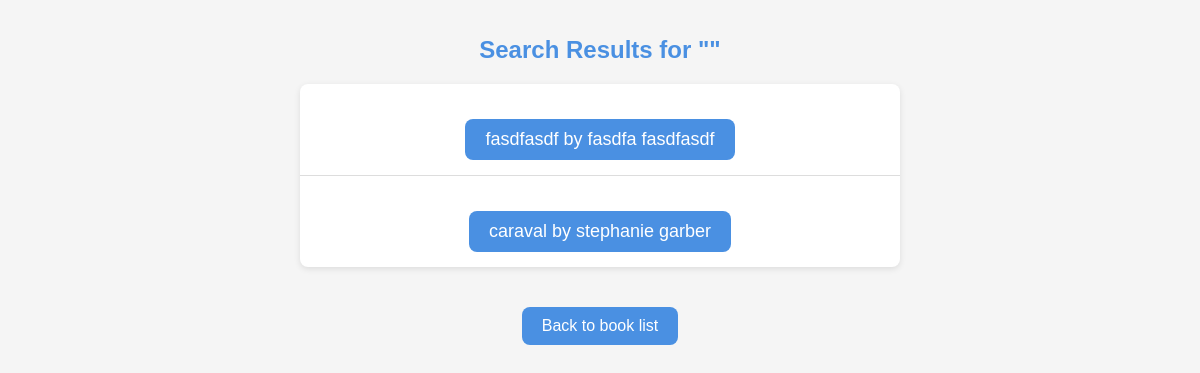
The app's page /search/ with its own data.
### welcome/models.py (models this page shows)
class Book(models.Model):
    title = models.CharField(max_length=200)
    author = models.ForeignKey(Author, on_delete=models.CASCADE)
    genre = models.ManyToManyField(Genre)
    summary = models.TextField()
    isbn = models.CharField(max_length=13, unique=True)
    available_copies = models.PositiveIntegerField(default=1)
    image = models.ImageField(upload_to='book_images/', blank=True, null=True)  # New image field

class Author(models.Model):
    first_name = models.CharField(max_length=100)
    last_name = models.CharField(max_length=100)

### welcome/views.py (the view)
# urls.py: path('search/', views.book_search, name='book_search'),
def book_search(request):
    query = request.GET.get('q', '')
    search_type = request.GET.get('search_type', 'book')
    if search_type == 'book':
        books = Book.objects.filter(title__icontains=query)
    elif search_type == 'author':
        books = Book.objects.filter(author__first_name__icontains=query) | Book.objects.filter(author__last_name__icontains=query)
    elif search_type == 'genre':
        books = Book.objects.filter(genre__name__icontains=query)
    else:
        books = Book.objects.none()  # Return an empty queryset if no valid search type is selected
    return render(request, 'book_search.html', {'books': books, 'query': query})

### welcome/templates/book_search.html (shortened to what this page needs)
<!DOCTYPE html>
<html lang="en">
<head>
</head>
<body>
    <h1>Search Results for "{{ query }}"</h1>
    <ul>
        {% for book in books %}
            <li><a href="{% url 'book_detail' book.pk %}" style="color: white;">{{ book.title }} by {{ book.author.first_name }} {{ book.author.last_name }}</a></li>
        {% empty %}
            <li>No books found.</li>
        {% endfor %}
    </ul>
    <a href="{% url 'book_list' %}">Back to book list</a>
</body>
</html>

### welcome/templates/book_search.html (style rules this page uses)
body { font-family: Arial, sans-serif; background-color: #f5f5f5; margin: 0; padding: 20px; color: #333; text-align: center; }
h1 { font-size: 24px; color: #4a90e2; margin-bottom: 20px; }
ul { list-style-type: none; padding: 0; max-width: 600px; margin: 0 auto 20px; background-color: #ffffff; border-radius: 8px; box-shadow: 0 2px 6px rgba(0, 0, 0, 0.1); }
li { padding: 15px; border-bottom: 1px solid #ddd; }
li:last-child { border-bottom: none; }
li a { text-decoration: none; color: #4a90e2; font-size: 18px; transition: color 0.3s; }
a { display: inline-block; margin-top: 20px; text-decoration: none; color: #ffffff; background-color: #4a90e2; padding: 10px 20px; border-radius: 8px; transition: background-color 0.3s, color 0.3s; }

### records on screen
Book: title "fasdfasdf", author.first_name "fasdfa", author.last_name "fasdfasdf"
Book: title "caraval", author.first_name "stephanie", author.last_name "garber"
